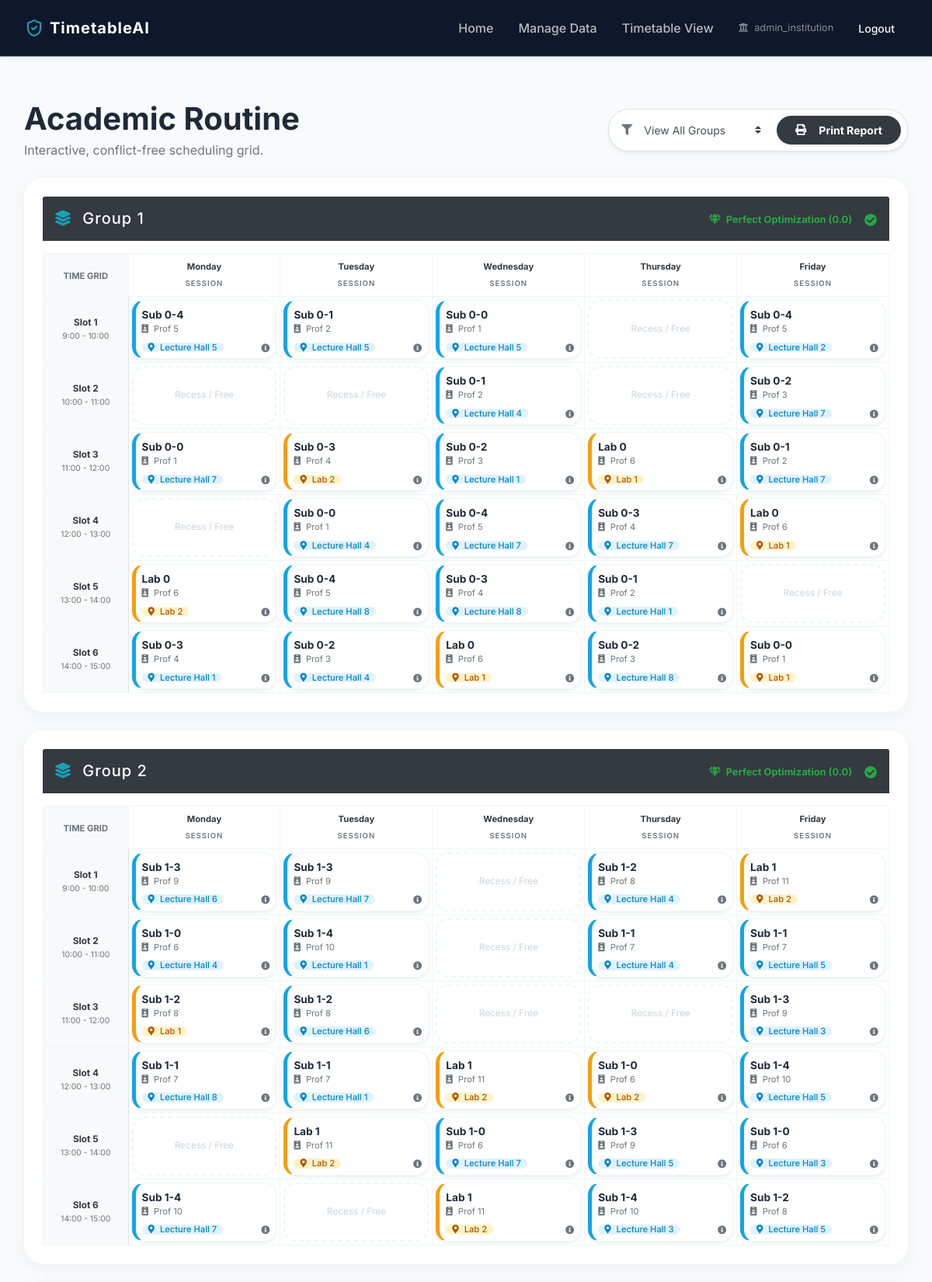
Page /timetable (signed in, upper part) on the committed database.
### app/models.py (models this page shows, shortened)
class User(UserMixin, db.Model):
    id = db.Column(db.Integer, primary_key=True)
    username = db.Column(db.String(64), unique=True, nullable=False)
    password_hash = db.Column(db.String(128))
    is_demo = db.Column(db.Boolean, default=False)

class StudentGroup(db.Model):
    id = db.Column(db.Integer, primary_key=True)
    user_id = db.Column(db.Integer, db.ForeignKey('user.id'), nullable=True)
    name = db.Column(db.String(50), nullable=False)
    course_id = db.Column(db.Integer, db.ForeignKey('course.id'), nullable=False)
    size = db.Column(db.Integer, nullable=False)

class Subject(db.Model):
    id = db.Column(db.Integer, primary_key=True)
    user_id = db.Column(db.Integer, db.ForeignKey('user.id'), nullable=True)
    name = db.Column(db.String(100), nullable=False)
    course_id = db.Column(db.Integer, db.ForeignKey('course.id'), nullable=False)
    hours_per_week = db.Column(db.Integer, nullable=False)
    faculty_id = db.Column(db.Integer, db.ForeignKey('faculty.id'), nullable=True)
    is_lab = db.Column(db.Boolean, default=False)

class Faculty(db.Model):
    id = db.Column(db.Integer, primary_key=True)
    user_id = db.Column(db.Integer, db.ForeignKey('user.id'), nullable=True)
    name = db.Column(db.String(100), nullable=False)
    department_id = db.Column(db.Integer, db.ForeignKey('department.id'), nullable=False)
    max_hours_per_week = db.Column(db.Integer, default=20)
    subjects = db.relationship('Subject', backref='faculty', lazy=True)

class Room(db.Model):
    id = db.Column(db.Integer, primary_key=True)
    user_id = db.Column(db.Integer, db.ForeignKey('user.id'), nullable=True)
    name = db.Column(db.String(50), nullable=False)
    capacity = db.Column(db.Integer, nullable=False)
    type = db.Column(db.String(20), nullable=False)

### app/routes.py (the view, shortened to what this page needs)
@main.route('/timetable')
@login_required
def view_timetable():
    filter_type = request.args.get('type')
    filter_value = request.args.get('value')
    all_groups = StudentGroup.query.filter_by(user_id=current_user.id).all()
    all_days = [d[0] for d in db.session.query(TimeSlot.day).filter_by(user_id=current_user.id).distinct().all()]
    if not all_days:
        all_days = ['Monday', 'Tuesday', 'Wednesday', 'Thursday', 'Friday', 'Saturday']
    all_slots = [s[0] for s in db.session.query(TimeSlot.slot_number).filter_by(user_id=current_user.id).distinct().order_by(TimeSlot.slot_number).all()]
    if not all_slots:
        all_slots = list(range(1, 9))
    query = TimetableEntry.query.filter_by(user_id=current_user.id)
    entries = query.all()
    grouped_schedule = {}
    active_groups = all_groups
    if filter_type == 'group' and filter_value:
        active_groups = [g for g in all_groups if g.id == int(filter_value)]
    for group in active_groups:
        grouped_schedule[group.name] = {}
        for day in all_days:
            grouped_schedule[group.name][day] = {}
            for slot in all_slots:
                grouped_schedule[group.name][day][slot] = None
    for e in entries:
        g_name = e.group.name
        if g_name in grouped_schedule:
            if e.day in grouped_schedule[g_name]:
                grouped_schedule[g_name][e.day][e.slot] = {
                    "subject": e.subject.name,
                    "faculty": e.subject.faculty.name if e.subject.faculty else "N/A",
                    "room": e.room.name
                }
    score_setting = SystemSetting.query.filter_by(user_id=current_user.id, key='LAST_SOLVER_SCORE').first()
    score = float(score_setting.value) if score_setting else 0.0
    filter_options = {
        'faculty': Faculty.query.filter_by(user_id=current_user.id).all(),
        'groups': all_groups,
        'rooms': Room.query.filter_by(user_id=current_user.id).all()
    }
    return render_template('timetable.html',
                          grouped_schedule=grouped_schedule,
                          days=all_days,
                          slots=all_slots,
                          filter_options=filter_options,
                          score=score,
                          current_filter={'type': filter_type, 'value': int(filter_value) if filter_value else None})

### app/templates/timetable.html (shortened to what this page needs)
{% extends 'base.html' %}
{% block content %}
<div class="container-fluid py-4">
    <div class="d-flex justify-content-between align-items-center mb-4">
        <div>
            <h1 class="font-weight-bold mb-1">Academic Routine</h1>
            <p class="text-muted mb-0">Interactive, conflict-free scheduling grid.</p>
        </div>
        <div class="d-flex align-items-center bg-white p-2 rounded-pill shadow-sm border">
            <div class="input-group input-group-sm mr-2" style="width: 200px;">
                <div class="input-group-prepend">
                    <span class="input-group-text bg-transparent border-0 text-muted"><i
                            class="fas fa-filter"></i></span>
                </div>
                <select id="filterType" onchange="updateFilterOptions()"
                    class="custom-select border-0 bg-transparent font-weight-500">
                    <option value="all">View All Groups</option>
                </select>
            </div>
            <button onclick="window.print()"
                class="btn btn-dark btn-sm rounded-pill px-4 font-weight-bold shadow-sm h-100">
                <i class="fas fa-print mr-2"></i> Print Report
            </button>
        </div>
    </div>
    {% for group_name, schedule in grouped_schedule.items() %}
    <div class="card border-0 shadow-md rounded-2xl mb-4 overflow-hidden institution-card">
        <div class="card-header bg-dark text-white p-3 d-flex justify-content-between align-items-center">
            <h5 class="mb-0 letter-spacing-1"><i class="fas fa-layer-group text-info mr-2"></i> {{ group_name }}</h5>
            <div class="d-flex align-items-center">
                {% if score == 0 %}
                <span class="small opacity-9 mr-3 mt-1 unselectable text-success font-weight-bold">
                    <i class="fas fa-gem mr-1"></i> Perfect Optimization (0.0)
                </span>
                <i class="fas fa-check-circle text-success mt-1"></i>
                {% elif score < 100 %} <span class="small opacity-9 mr-3 mt-1 unselectable text-info font-weight-bold">
                    <i class="fas fa-certificate mr-1"></i> Excellent Quality ({{ score }})
                    </span>
                    <i class="fas fa-check-circle text-info mt-1"></i>
                    {% elif score < 500 %} <span
                        class="small opacity-9 mr-3 mt-1 unselectable text-primary font-weight-bold">
                        <i class="fas fa-check-double mr-1"></i> High Compatibility ({{ score }})
                        </span>
                        <i class="fas fa-check-circle text-primary mt-1"></i>
                        {% else %}
                        <span class="small opacity-9 mr-3 mt-1 unselectable text-warning font-weight-bold">
                            <i class="fas fa-adjust mr-1"></i> Suboptimal Load ({{ score }})
                        </span>
                        <i class="fas fa-exclamation-circle text-warning mt-1"></i>
                        {% endif %}
            </div>
        </div>
        <div class="card-body p-0">
            <div class="table-responsive">
                <table class="table table-bordered mb-0 grid-table">
                    <thead>
                        <tr>
                            <th class="time-header text-center align-middle bg-light border-bottom-0">
                                <span class="small text-uppercase font-weight-bold text-muted">Time Grid</span>
                            </th>
                            {% for day in days %}
                            <th class="text-center align-middle py-2 border-bottom-0">
                                <span class="d-block font-weight-bold text-dark small">{{ day }}</span>
                                <span class="x-small text-muted text-uppercase letter-spacing-1"
                                    style="font-size: 0.6rem;">Session</span>
                            </th>
                            {% endfor %}
                        </tr>
                    </thead>
                    <tbody>
                        {% for slot in slots %}
                        <tr>
                            <td class="bg-light text-center align-middle border-right py-1">
                                <div class="font-weight-bold text-dark mb-0 small">Slot {{ slot }}</div>
                                <div class="x-small text-muted" style="font-size: 0.65rem;">{{ (8 + slot) }}:00 - {{ (9
                                    + slot) }}:00</div>
                            </td>
                            {% for day in days %}
                            {% set entry = schedule[day][slot] %}
                            <td class="p-1 align-middle cell-container" style="min-width: 160px; height: 85px;">
                                {% if entry %}
                                <div class="schedule-entry h-100 p-2 rounded-xl border-0 shadow-sm transition d-flex flex-column justify-content-between"
                                    data-type="{{ 'lab' if 'lab' in entry.subject.lower() or 'lab' in entry.room.lower() else 'theory' }}">
                                    <div>
                                        <div class="entry-subject font-weight-bold mb-0 truncate"
                                            style="font-size: 0.85rem;">{{ entry.subject }}</div>
                                        <div class="entry-faculty x-small text-muted truncate">
                                            <i class="fas fa-id-badge mr-1 opacity-5"></i> {{ entry.faculty }}
                                        </div>
                                    </div>
                                    <div class="d-flex justify-content-between align-items-end mt-1">
                                        <span class="entry-room badge px-2 py-0 rounded-pill x-small">
                                            <i class="fas fa-map-marker-alt mr-1"></i> {{ entry.room }}
                                        </span>
                                        <i class="fas fa-info-circle text-muted x-small opacity-3 cursor-pointer"></i>
                                    </div>
                                </div>
                                {% else %}
                                <div
                                    class="h-100 rounded-xl border-dashed d-flex align-items-center justify-content-center text-muted-extra small">
                                    <span class="opacity-3 italic unselectable">Recess / Free</span>
                                </div>
                                {% endif %}
                            </td>
                            {% endfor %}
                        </tr>
                        {% endfor %}
                    </tbody>
                </table>
            </div>
        </div>
    </div>
    {% endfor %}
</div>
{% endblock %}

### app/templates/base.html (shortened to what this page needs)
<!DOCTYPE html>
<html lang="en">
<head>
    <link rel="stylesheet" href="https://stackpath.bootstrapcdn.com/bootstrap/4.5.2/css/bootstrap.min.css">
    <link rel="stylesheet" href="https://cdnjs.cloudflare.com/ajax/libs/font-awesome/5.15.1/css/all.min.css">
    <link rel="stylesheet" href="{{ url_for('static', filename='css/style.css') }}">
</head>
<body>
    <nav class="navbar navbar-expand-lg navbar-dark shadow-sm sticky-top">
        <a href="/" class="navbar-brand d-flex align-items-center">
            <i data-lucide="shield-check" class="mr-2 text-info"></i>
            <span class="font-weight-bold letter-spacing-1">TimetableAI</span>
        </a>
        <div class="collapse navbar-collapse" id="navbarNav">
            <div class="navbar-nav ml-auto align-items-center">
                <a href="/" class="nav-item nav-link">Home</a>
                {% if current_user.is_authenticated %}
                <a href="/manage" class="nav-item nav-link">Manage Data</a>
                <a href="/timetable" class="nav-item nav-link">Timetable View</a>
                <div class="nav-item ml-4 d-flex align-items-center">
                    <span class="text-white-50 small mr-3"><i class="fas fa-university mr-1"></i> {{
                        current_user.username }}</span>
                    <a href="/logout" class="btn btn-outline-light btn-sm rounded-pill px-3">Logout</a>
                </div>
                {% else %}
                <a href="/login" class="nav-item nav-link">Login</a>
                <a href="/register" class="btn btn-info btn-sm rounded-pill px-4 ml-3">Get Started</a>
                {% endif %}
            </div>
        </div>
    </nav>
    <div class="container">
        {% block content %}{% endblock %}
    </div>
</body>
</html>

### rows in the picture
User: username "admin_institution"
StudentGroup: name "Group 1", days "Monday" "Tuesday" "Wednesday" "Thursday" "Friday", slots "1" "2" "3" "4" "5" "6", value "9" "10" "11" "12" "13" "14", value "10" "11" "12" "13" "14" "15"
Subject: subject "Sub 0-4" "Sub 0-4" "Sub 0-4" "Sub 0-4"
Faculty: faculty "Prof 5" "Prof 5" "Prof 5" "Prof 5"
Room: room "Lecture Hall 5" "Lecture Hall 5" "Lecture Hall 5" "Lecture Hall 5" "Lecture Hall 5" "Lecture Hall 5" "Lecture Hall 5"
Subject: subject "Sub 0-1" "Sub 0-1" "Sub 0-1" "Sub 0-1"
Faculty: faculty "Prof 2" "Prof 2" "Prof 2" "Prof 2"
Subject: subject "Sub 0-0" "Sub 0-0" "Sub 0-0" "Sub 0-0"
Faculty: faculty "Prof 1" "Prof 1" "Prof 1" "Prof 1"
Room: room "Lecture Hall 2"
Room: room "Lecture Hall 4" "Lecture Hall 4" "Lecture Hall 4" "Lecture Hall 4" "Lecture Hall 4" "Lecture Hall 4"
Subject: subject "Sub 0-2" "Sub 0-2" "Sub 0-2" "Sub 0-2"
Faculty: faculty "Prof 3" "Prof 3" "Prof 3" "Prof 3"
Room: room "Lecture Hall 7" "Lecture Hall 7" "Lecture Hall 7" "Lecture Hall 7" "Lecture Hall 7" "Lecture Hall 7" "Lecture Hall 7" "Lecture Hall 7"
Subject: subject "Sub 0-3" "Sub 0-3" "Sub 0-3" "Sub 0-3"
Faculty: faculty "Prof 4" "Prof 4" "Prof 4" "Prof 4"
Room: room "Lab 2" "Lab 2" "Lab 2" "Lab 2" "Lab 2" "Lab 2" "Lab 2"
Room: room "Lecture Hall 1" "Lecture Hall 1" "Lecture Hall 1" "Lecture Hall 1" "Lecture Hall 1"
Subject: subject "Lab 0" "Lab 0" "Lab 0" "Lab 0"
Faculty: faculty "Prof 6" "Prof 6" "Prof 6" "Prof 6" "Prof 6" "Prof 6" "Prof 6" "Prof 6"
Room: room "Lab 1" "Lab 1" "Lab 1" "Lab 1" "Lab 1"
Room: room "Lecture Hall 8" "Lecture Hall 8" "Lecture Hall 8" "Lecture Hall 8"
StudentGroup: name "Group 2", days "Monday" "Tuesday" "Wednesday" "Thursday" "Friday", slots "1" "2" "3" "4" "5" "6", value "9" "10" "11" "12" "13" "14", value "10" "11" "12" "13" "14" "15"
Subject: subject "Sub 1-3" "Sub 1-3" "Sub 1-3" "Sub 1-3"
Faculty: faculty "Prof 9" "Prof 9" "Prof 9" "Prof 9"
Room: room "Lecture Hall 6" "Lecture Hall 6"
Subject: subject "Sub 1-2" "Sub 1-2" "Sub 1-2" "Sub 1-2"
Faculty: faculty "Prof 8" "Prof 8" "Prof 8" "Prof 8"
Subject: subject "Lab 1" "Lab 1" "Lab 1" "Lab 1"
Faculty: faculty "Prof 11" "Prof 11" "Prof 11" "Prof 11"
Subject: subject "Sub 1-0" "Sub 1-0" "Sub 1-0" "Sub 1-0"
Subject: subject "Sub 1-4" "Sub 1-4" "Sub 1-4" "Sub 1-4"
Faculty: faculty "Prof 10" "Prof 10" "Prof 10" "Prof 10"
Subject: subject "Sub 1-1" "Sub 1-1" "Sub 1-1" "Sub 1-1"
Faculty: faculty "Prof 7" "Prof 7" "Prof 7" "Prof 7"
Room: room "Lecture Hall 3" "Lecture Hall 3" "Lecture Hall 3"
